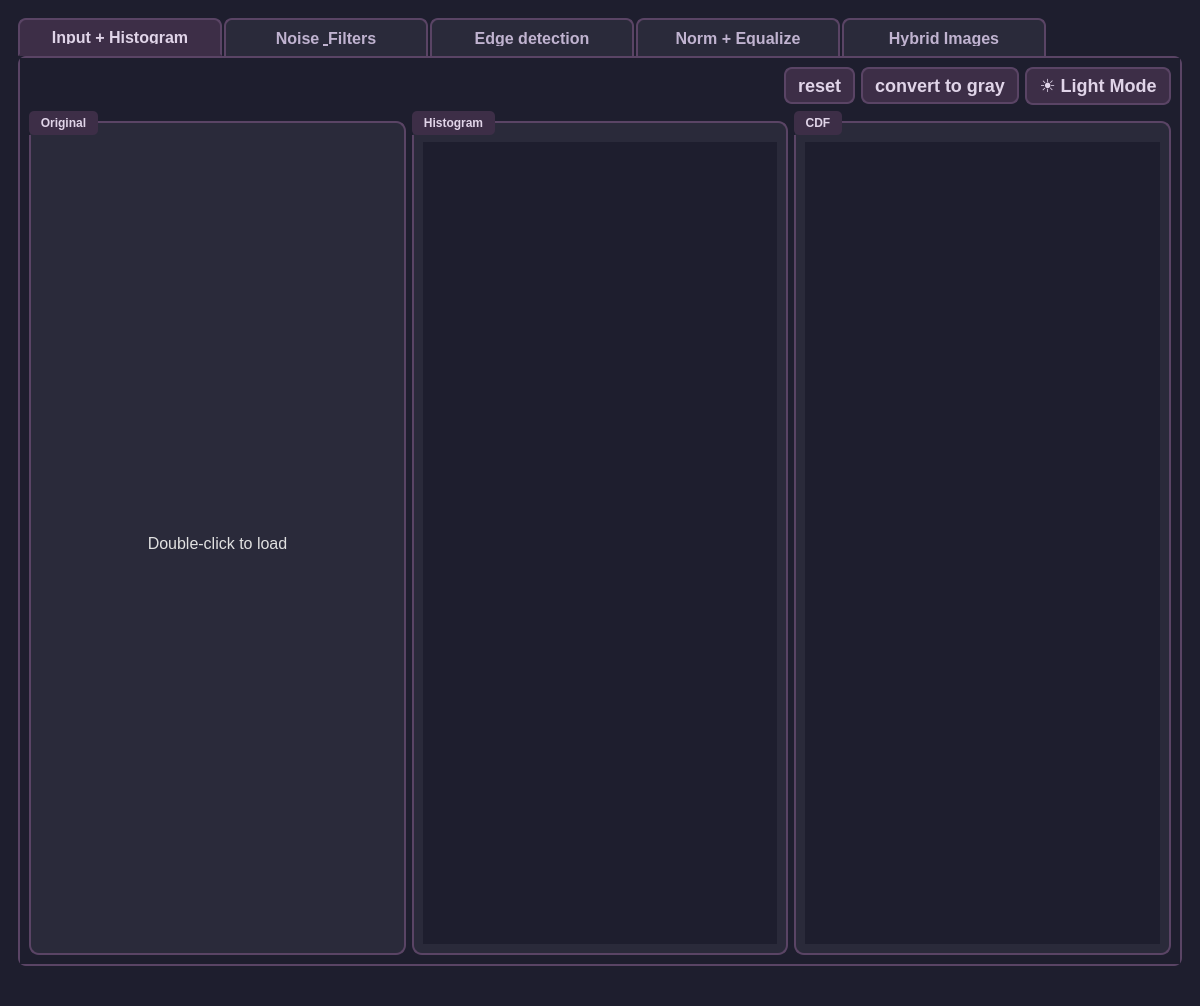
<?xml version="1.0" encoding="UTF-8"?>
<ui version="4.0">
 <class>MainWindow</class>
 <widget class="QMainWindow" name="MainWindow">
  <property name="geometry">
   <rect>
    <x>0</x>
    <y>0</y>
    <width>1200</width>
    <height>700</height>
   </rect>
  </property>
  <property name="windowTitle">
   <string>MainWindow</string>
  </property>
  <property name="styleSheet">
   <string notr="true">QMainWindow {
    background-color: #1E1E2E;
}

QWidget {
    background-color: #1E1E2E;
    color: #E0E0E0;
}

QPushButton {
    background-color: #3D2E47;
    border: 2px solid #5A4465;
    border-radius: 8px;
    padding: 6px 12px;
    color: #E0D4E8;
    font-weight: bold;
    min-height: 20px;
    font-size: 18px;
}

QPushButton:hover {
    background-color: #4D3E57;
    border-color: #7A5A85;
}

QPushButton:pressed {
    background-color: #5A4465;
    font-size: 50px;
}

QGroupBox {
    border: 2px solid #5A4465;
    border-radius: 10px;
    margin-top: 10px;
    padding-top: 10px;
    background-color: #2A2A3A;
    font-weight: bold;
    color: #C0B3D0;
}

QGroupBox::title {
    subcontrol-origin: margin;
    subcontrol-position: top left;
    padding: 5px 10px;
    background-color: #3D2E47;
    border-radius: 5px;
    color: #E0D4E8;
    font-size: 50px;
}

QLabel {
    color: #E0E0E0;
    background-color: transparent;
    font-size: 16px;
}

QTabWidget::pane {
    border: 2px solid #5A4465;
    border-radius: 8px;
    background-color: #2A2A3A;
}

QTabBar::tab {
    background-color: #2A2A3A;
    border: 2px solid #5A4465;
    border-bottom: none;
    border-top-left-radius: 8px;
    border-top-right-radius: 8px;
    padding: 10px 25px;
    margin-right: 2px;
    color: #C0B3D0;
    font-weight: bold;
    min-width: 150px;
    font-size: 16px;
}

QTabBar::tab:selected {
    background-color: #3D2E47;
    border-bottom: 2px solid #3D2E47;
    color: #E0D4E8;
}

QTabBar::tab:hover {
    background-color: #4D3E57;
}

QComboBox {
    background-color: #2A2A3A;
    border: 2px solid #5A4465;
    border-radius: 5px;
    padding: 8px 12px;
    color: #E0E0E0;
    font-size: 16px;
    min-height: 30px;
}

QComboBox:hover {
    border-color: #7A5A85;
}

QComboBox::drop-down {
    border: none;
}

QComboBox QAbstractItemView {
    background-color: #2A2A3A;
    color: #E0E0E0;
    selection-background-color: #4D3E57;
}

QSlider::groove:horizontal {
    background: #3D2E47;
    height: 8px;
    border-radius: 4px;
}

QSlider::handle:horizontal {
    background: #7A5A85;
    border: 2px solid #9A7AA5;
    width: 18px;
    margin: -5px 0;
    border-radius: 9px;
}

QSlider::handle:horizontal:hover {
    background: #9A7AA5;
}</string>
  </property>
  <widget class="QWidget" name="centralwidget">
   <layout class="QHBoxLayout" name="horizontalLayout">
    <item>
     <widget class="QWidget" name="widget" native="true">
      <layout class="QHBoxLayout" name="horizontalLayout_2">
       <item>
        <widget class="QTabWidget" name="tabWidget">
         <property name="currentIndex">
          <number>0</number>
         </property>
         <property name="usesScrollButtons">
          <bool>false</bool>
         </property>

         <!-- ═══ TAB 1: Input + Histogram ═══ -->
         <widget class="QWidget" name="tab">
          <attribute name="title"><string>Input + Histogram</string></attribute>
          <layout class="QVBoxLayout" name="verticalLayout">
           <item>
            <layout class="QHBoxLayout" name="buttonLayout">
             <item>
              <spacer name="horizontalSpacer">
               <property name="orientation"><enum>Qt::Horizontal</enum></property>
               <property name="sizeHint" stdset="0"><size><width>40</width><height>20</height></size></property>
              </spacer>
             </item>
             <item>
              <widget class="QPushButton" name="btn_reset">
               <property name="text"><string>reset</string></property>
              </widget>
             </item>
             <item>
              <widget class="QPushButton" name="btn_convert_gray">
               <property name="text"><string>convert to gray</string></property>
              </widget>
             </item>
             <item>
              <widget class="QPushButton" name="btn_toggle_theme">
               <property name="text"><string>☀ Light Mode</string></property>
              </widget>
             </item>
            </layout>
           </item>
           <item>
            <layout class="QHBoxLayout" name="mainContentLayout">
             <item>
              <widget class="QGroupBox" name="groupBox">
               <property name="title"><string>Original</string></property>
               <layout class="QVBoxLayout" name="inputImageLayout">
                <item>
                 <widget class="QLabel" name="InputImage">
                  <property name="text"><string>Double-click to load</string></property>
                  <property name="alignment"><set>Qt::AlignCenter</set></property>
                 </widget>
                </item>
               </layout>
              </widget>
             </item>
             <item>
              <widget class="QGroupBox" name="groupBox_4">
               <property name="title"><string>Histogram</string></property>
               <layout class="QVBoxLayout" name="inputHistogramLayout">
                <item><widget class="QWidget" name="InputHistogram" native="true"/></item>
               </layout>
              </widget>
             </item>
             <item>
              <widget class="QGroupBox" name="groupBox_5">
               <property name="title"><string>CDF</string></property>
               <layout class="QVBoxLayout" name="inputDistributionLayout">
                <item><widget class="QWidget" name="InputDistribution" native="true"/></item>
               </layout>
              </widget>
             </item>
            </layout>
           </item>
          </layout>
         </widget>

        <!-- ═══ TAB 2: Noise & Filters ═══ -->
        <widget class="QWidget" name="tab_2">
         <attribute name="title">
          <string>Noise &amp; Filters</string>
         </attribute>

         <layout class="QVBoxLayout" name="noise_mainLayout">

          <item>
           <layout class="QHBoxLayout" name="noise_controlsLayout">

            <item>
             <spacer name="leftSpacer">
              <property name="orientation">
               <enum>Qt::Horizontal</enum>
              </property>
              <property name="sizeHint" stdset="0">
               <size>
                <width>40</width>
                <height>20</height>
               </size>
              </property>
             </spacer>
            </item>

            <item>
             <widget class="QLabel" name="noise_lbl_type">
              <property name="text">
               <string>Noise Type:</string>
              </property>
             </widget>
            </item>

            <item>
             <widget class="QComboBox" name="noise_combo_type">
              <property name="minimumWidth">
               <number>120</number>
              </property>
             </widget>
            </item>

            <item>
             <widget class="QLabel" name="noise_lbl_amount">
              <property name="text">
               <string>Amount:</string>
              </property>
             </widget>
            </item>

            <item>
             <widget class="QSlider" name="noise_slider_amount">
              <property name="minimum">
               <number>0</number>
              </property>
              <property name="maximum">
               <number>100</number>
              </property>
              <property name="value">
               <number>20</number>
              </property>
              <property name="minimumWidth">
               <number>150</number>
              </property>
              <property name="maximumWidth">
               <number>200</number>
              </property>
              <property name="orientation">
               <enum>Qt::Horizontal</enum>
              </property>
             </widget>
            </item>

            <item>
             <widget class="QPushButton" name="noise_btn_apply">
              <property name="text">
               <string>Apply Noise</string>
              </property>
             </widget>
            </item>

            <item>
             <widget class="QLabel" name="filter_lbl_type">
              <property name="text">
               <string>Filter Type:</string>
              </property>
             </widget>
            </item>

            <item>
             <widget class="QComboBox" name="noise_combo_filter">
              <property name="minimumWidth">
               <number>150</number>
              </property>
             </widget>
            </item>

            <item>
             <widget class="QPushButton" name="filter_btn_apply">
              <property name="text">
               <string>Apply Filter</string>
              </property>
             </widget>
            </item>

            <item>
             <spacer name="rightSpacer">
              <property name="orientation">
               <enum>Qt::Horizontal</enum>
              </property>
              <property name="sizeHint" stdset="0">
               <size>
                <width>40</width>
                <height>20</height>
               </size>
              </property>
             </spacer>
            </item>

           </layout>
          </item>

          <item>
           <layout class="QHBoxLayout" name="noise_imageLayout">

            <item>
             <widget class="QGroupBox" name="noise_input_group">
              <property name="title">
               <string>Input Image</string>
              </property>
              <layout class="QVBoxLayout" name="noise_input_layout">
               <item>
                <widget class="QLabel" name="noise_input_image">
                 <property name="minimumSize">
                  <size>
                   <width>300</width>
                   <height>300</height>
                  </size>
                 </property>
                 <property name="alignment">
                  <set>Qt::AlignCenter</set>
                 </property>
                </widget>
               </item>
              </layout>
             </widget>
            </item>

            <item>
             <widget class="QGroupBox" name="noise_noisy_group">
              <property name="title">
               <string>Noisy Image</string>
              </property>
              <layout class="QVBoxLayout" name="noise_noisy_layout">
               <item>
                <widget class="QLabel" name="noise_noisy_image">
                 <property name="minimumSize">
                  <size>
                   <width>300</width>
                   <height>300</height>
                  </size>
                 </property>
                 <property name="alignment">
                  <set>Qt::AlignCenter</set>
                 </property>
                </widget>
               </item>
              </layout>
             </widget>
            </item>

            <item>
             <widget class="QGroupBox" name="noise_filtered_group">
              <property name="title">
               <string>Filtered Image</string>
              </property>
              <layout class="QVBoxLayout" name="noise_filtered_layout">
               <item>
                <widget class="QLabel" name="noise_filtered_image">
                 <property name="minimumSize">
                  <size>
                   <width>300</width>
                   <height>300</height>
                  </size>
                 </property>
                 <property name="alignment">
                  <set>Qt::AlignCenter</set>
                 </property>
                </widget>
               </item>
              </layout>
             </widget>
            </item>

           </layout>
          </item>

         </layout>
        </widget>

         <!-- ═══ TAB 3: Edge detection ═══ -->
         <widget class="QWidget" name="tab_3">
          <attribute name="title"><string>Edge detection</string></attribute>
          <layout class="QVBoxLayout" name="edge_mainLayout">
           <item>
            <layout class="QHBoxLayout" name="edge_controlsLayout">
             <item><widget class="QLabel" name="edge_label"><property name="text"><string>Select Edge Mask:</string></property></widget></item>
             <item>
              <widget class="QComboBox" name="edge_combo">
               <property name="minimumSize"><size><width>150</width><height>0</height></size></property>
              </widget>
             </item>
             <item>
              <widget class="QPushButton" name="edge_btn_apply">
               <property name="text"><string>Apply Mask</string></property>
               <property name="minimumSize"><size><width>120</width><height>30</height></size></property>
              </widget>
             </item>
             <item>
              <spacer name="edge_spacer">
               <property name="orientation"><enum>Qt::Horizontal</enum></property>
               <property name="sizeHint" stdset="0"><size><width>40</width><height>20</height></size></property>
              </spacer>
             </item>
            </layout>
           </item>
           <item>
            <widget class="QGroupBox" name="edge_input_group">
             <property name="title"><string>Input Image</string></property>
             <layout class="QVBoxLayout" name="edge_input_layout">
              <item>
               <widget class="QLabel" name="edge_input_image">
                <property name="minimumSize"><size><width>0</width><height>300</height></size></property>
                <property name="text"><string>Double-click to load image</string></property>
                <property name="alignment"><set>Qt::AlignCenter</set></property>
               </widget>
              </item>
             </layout>
            </widget>
           </item>
           <item>
            <layout class="QHBoxLayout" name="edge_resultsLayout">
             <item>
              <widget class="QGroupBox" name="edge_magnitude_group">
               <property name="title"><string>Magnitude</string></property>
               <layout class="QVBoxLayout" name="edge_magnitude_layout">
                <item>
                 <widget class="QLabel" name="edge_output_image">
                  <property name="minimumSize"><size><width>0</width><height>250</height></size></property>
                  <property name="text"><string/></property>
                  <property name="alignment"><set>Qt::AlignCenter</set></property>
                 </widget>
                </item>
               </layout>
              </widget>
             </item>
             <item>
              <widget class="QGroupBox" name="edge_grad_x_group">
               <property name="title"><string>Gradient X</string></property>
               <layout class="QVBoxLayout" name="edge_grad_x_layout">
                <item>
                 <widget class="QLabel" name="edge_gradient_x_image">
                  <property name="minimumSize"><size><width>0</width><height>250</height></size></property>
                  <property name="text"><string/></property>
                  <property name="alignment"><set>Qt::AlignCenter</set></property>
                 </widget>
                </item>
               </layout>
              </widget>
             </item>
             <item>
              <widget class="QGroupBox" name="edge_grad_y_group">
               <property name="title"><string>Gradient Y</string></property>
               <layout class="QVBoxLayout" name="edge_grad_y_layout">
                <item>
                 <widget class="QLabel" name="edge_gradient_y_image">
                  <property name="minimumSize"><size><width>0</width><height>250</height></size></property>
                  <property name="text"><string/></property>
                  <property name="alignment"><set>Qt::AlignCenter</set></property>
                 </widget>
                </item>
               </layout>
              </widget>
             </item>
            </layout>
           </item>
          </layout>
         </widget>

         <!-- ═══ TAB 4: Normalization & Equalization ═══ -->
         <widget class="QWidget" name="tab_5">
          <attribute name="title"><string>Norm + Equalize</string></attribute>
          <layout class="QVBoxLayout" name="normeq_mainLayout">
           
           <!-- ROW 1: Original Image + Histogram -->
           <item>
            <layout class="QHBoxLayout" name="normeq_originalLayout">
             <item>
              <widget class="QGroupBox" name="normeq_input_group">
               <property name="title"><string>Original Image (double-click to load)</string></property>
               <layout class="QVBoxLayout" name="normeq_input_layout">
                <item>
                 <widget class="QLabel" name="normalize_input_image">
                  <property name="minimumSize"><size><width>300</width><height>250</height></size></property>
                  <property name="text"><string>Double-click to load image</string></property>
                  <property name="alignment"><set>Qt::AlignCenter</set></property>
                 </widget>
                </item>
               </layout>
              </widget>
             </item>
             <item>
              <widget class="QGroupBox" name="normeq_input_hist_group">
               <property name="title"><string>Original Histogram</string></property>
               <layout class="QVBoxLayout" name="normeq_input_hist_layout">
                <item>
                 <widget class="QWidget" name="normalize_input_histogram" native="true">
                  <property name="minimumSize"><size><width>300</width><height>250</height></size></property>
                 </widget>
                </item>
               </layout>
              </widget>
             </item>
            </layout>
           </item>

           <!-- ROW 2: Normalized Image + Histogram -->
           <item>
            <layout class="QHBoxLayout" name="normeq_normalizedLayout">
             <item>
              <widget class="QGroupBox" name="normalize_output_group">
               <property name="title"><string>Normalized Image</string></property>
               <layout class="QVBoxLayout" name="normalize_output_layout">
                <item>
                 <widget class="QLabel" name="normalize_output_image">
                  <property name="minimumSize"><size><width>300</width><height>250</height></size></property>
                  <property name="text"><string/></property>
                  <property name="alignment"><set>Qt::AlignCenter</set></property>
                 </widget>
                </item>
               </layout>
              </widget>
             </item>
             <item>
              <widget class="QGroupBox" name="normalize_output_hist_group">
               <property name="title"><string>Normalized Histogram</string></property>
               <layout class="QVBoxLayout" name="normalize_output_hist_layout">
                <item>
                 <widget class="QWidget" name="normalize_output_histogram" native="true">
                  <property name="minimumSize"><size><width>300</width><height>250</height></size></property>
                 </widget>
                </item>
               </layout>
              </widget>
             </item>
            </layout>
           </item>

           <!-- ROW 3: Equalized Image + Histogram -->
           <item>
            <layout class="QHBoxLayout" name="normeq_equalizedLayout">
             <item>
              <widget class="QGroupBox" name="equalization_output_group">
               <property name="title"><string>Equalized Image</string></property>
               <layout class="QVBoxLayout" name="equalization_output_layout">
                <item>
                 <widget class="QLabel" name="equalization_output_image">
                  <property name="minimumSize"><size><width>300</width><height>250</height></size></property>
                  <property name="text"><string/></property>
                  <property name="alignment"><set>Qt::AlignCenter</set></property>
                 </widget>
                </item>
               </layout>
              </widget>
             </item>
             <item>
              <widget class="QGroupBox" name="equalization_output_hist_group">
               <property name="title"><string>Equalized Histogram</string></property>
               <layout class="QVBoxLayout" name="equalization_output_hist_layout">
                <item>
                 <widget class="QWidget" name="equalization_output_histogram" native="true">
                  <property name="minimumSize"><size><width>300</width><height>250</height></size></property>
                 </widget>
                </item>
               </layout>
              </widget>
             </item>
            </layout>
           </item>

          </layout>
         </widget>

         <!-- ═══ TAB 6: Hybrid Images (REDESIGNED) ═══ -->
         <widget class="QWidget" name="tab_4">
          <attribute name="title"><string>Hybrid Images</string></attribute>
          <layout class="QVBoxLayout" name="hybrid_mainLayout">

           <!-- ROW 1: Two input images -->
           <item>
            <layout class="QHBoxLayout" name="hybrid_inputImagesLayout">

             <item>
              <widget class="QGroupBox" name="hybrid_groupBox_img1">
               <property name="title"><string>Image 1</string></property>
               <property name="minimumSize"><size><width>0</width><height>220</height></size></property>
               <layout class="QVBoxLayout" name="hybrid_img1Layout">
                <item>
                 <widget class="QLabel" name="hybrid_label_img1">
                  <property name="text"><string>Double-click to load image</string></property>
                  <property name="alignment"><set>Qt::AlignCenter</set></property>
                 </widget>
                </item>
               </layout>
              </widget>
             </item>

             <item>
              <widget class="QGroupBox" name="hybrid_groupBox_img2">
               <property name="title"><string>Image 2</string></property>
               <property name="minimumSize"><size><width>0</width><height>220</height></size></property>
               <layout class="QVBoxLayout" name="hybrid_img2Layout">
                <item>
                 <widget class="QLabel" name="hybrid_label_img2">
                  <property name="text"><string>Double-click to load image</string></property>
                  <property name="alignment"><set>Qt::AlignCenter</set></property>
                 </widget>
                </item>
               </layout>
              </widget>
             </item>

            </layout>
           </item>

           <!-- ROW 2: Two control panels side by side -->
           <item>
            <layout class="QHBoxLayout" name="hybrid_bothControlsLayout">

             <!-- Image 1 Controls -->
             <item>
              <widget class="QGroupBox" name="hybrid_groupBox_ctrl1">
               <property name="title"><string>Image 1 Filter Settings</string></property>
               <layout class="QVBoxLayout" name="hybrid_ctrl1Layout">

                <!-- Filter type row -->
                <item>
                 <layout class="QHBoxLayout" name="hybrid_filter1Row">
                  <item>
                   <widget class="QLabel" name="hybrid_lbl_filter1">
                    <property name="text"><string>Filter Type:</string></property>
                    <property name="minimumSize"><size><width>80</width><height>0</height></size></property>
                   </widget>
                  </item>
                  <item>
                   <widget class="QComboBox" name="hybrid_combo_filter1"/>
                  </item>
                 </layout>
                </item>

                <!-- Cutoff slider row -->
                <item>
                 <layout class="QHBoxLayout" name="hybrid_cutoff1Row">
                  <item>
                   <widget class="QLabel" name="hybrid_lbl_cutoff1">
                    <property name="text"><string>Cutoff:</string></property>
                    <property name="minimumSize"><size><width>80</width><height>0</height></size></property>
                   </widget>
                  </item>
                  <item>
                   <widget class="QSlider" name="hybrid_slider_cutoff1">
                    <property name="minimum"><number>1</number></property>
                    <property name="maximum"><number>100</number></property>
                    <property name="value"><number>30</number></property>
                    <property name="orientation"><enum>Qt::Horizontal</enum></property>
                   </widget>
                  </item>
                  <item>
                   <widget class="QLabel" name="hybrid_label_cutoff1_val">
                    <property name="text"><string>30</string></property>
                    <property name="minimumSize"><size><width>30</width><height>0</height></size></property>
                    <property name="alignment"><set>Qt::AlignCenter</set></property>
                   </widget>
                  </item>
                 </layout>
                </item>

               </layout>
              </widget>
             </item>

             <!-- Image 2 Controls -->
             <item>
              <widget class="QGroupBox" name="hybrid_groupBox_ctrl2">
               <property name="title"><string>Image 2 Filter Settings</string></property>
               <layout class="QVBoxLayout" name="hybrid_ctrl2Layout">

                <!-- Filter type row -->
                <item>
                 <layout class="QHBoxLayout" name="hybrid_filter2Row">
                  <item>
                   <widget class="QLabel" name="hybrid_lbl_filter2">
                    <property name="text"><string>Filter Type:</string></property>
                    <property name="minimumSize"><size><width>80</width><height>0</height></size></property>
                   </widget>
                  </item>
                  <item>
                   <widget class="QComboBox" name="hybrid_combo_filter2"/>
                  </item>
                 </layout>
                </item>

                <!-- Cutoff slider row -->
                <item>
                 <layout class="QHBoxLayout" name="hybrid_cutoff2Row">
                  <item>
                   <widget class="QLabel" name="hybrid_lbl_cutoff2">
                    <property name="text"><string>Cutoff:</string></property>
                    <property name="minimumSize"><size><width>80</width><height>0</height></size></property>
                   </widget>
                  </item>
                  <item>
                   <widget class="QSlider" name="hybrid_slider_cutoff2">
                    <property name="minimum"><number>1</number></property>
                    <property name="maximum"><number>100</number></property>
                    <property name="value"><number>20</number></property>
                    <property name="orientation"><enum>Qt::Horizontal</enum></property>
                   </widget>
                  </item>
                  <item>
                   <widget class="QLabel" name="hybrid_label_cutoff2_val">
                    <property name="text"><string>20</string></property>
                    <property name="minimumSize"><size><width>30</width><height>0</height></size></property>
                    <property name="alignment"><set>Qt::AlignCenter</set></property>
                   </widget>
                  </item>
                 </layout>
                </item>

               </layout>
              </widget>
             </item>

            </layout>
           </item>

           <!-- ROW 3: Alpha + Button -->
           <item>
            <layout class="QHBoxLayout" name="hybrid_alphaButtonRow">
             <item>
              <widget class="QLabel" name="hybrid_lbl_alpha">
               <property name="text"><string>Alpha (blend weight):</string></property>
              </widget>
             </item>
             <item>
              <widget class="QSlider" name="hybrid_slider_alpha">
               <property name="minimum"><number>0</number></property>
               <property name="maximum"><number>100</number></property>
               <property name="value"><number>50</number></property>
               <property name="orientation"><enum>Qt::Horizontal</enum></property>
              </widget>
             </item>
             <item>
              <widget class="QLabel" name="hybrid_label_alpha_val">
               <property name="text"><string>0.50</string></property>
               <property name="minimumSize"><size><width>35</width><height>0</height></size></property>
               <property name="alignment"><set>Qt::AlignCenter</set></property>
              </widget>
             </item>
             <item>
              <widget class="QPushButton" name="hybrid_btn_create">
               <property name="text"><string>Create Hybrid Image</string></property>
               <property name="minimumSize"><size><width>160</width><height>30</height></size></property>
              </widget>
             </item>
            </layout>
           </item>

           <!-- ROW 4: Single hybrid result box -->
           <item>
            <widget class="QGroupBox" name="hybrid_groupBox_result">
             <property name="title"><string>Hybrid Result</string></property>
             <property name="minimumSize"><size><width>0</width><height>220</height></size></property>
             <layout class="QVBoxLayout" name="hybrid_resultLayout">
              <item>
               <widget class="QLabel" name="hybrid_label_result">
                <property name="text"><string/></property>
                <property name="alignment"><set>Qt::AlignCenter</set></property>
               </widget>
              </item>
             </layout>
            </widget>
           </item>

          </layout>
         </widget>
         <!-- ═══ END Hybrid Images tab ═══ -->

        </widget>
       </item>
      </layout>
     </widget>
    </item>
   </layout>
  </widget>
  <widget class="QMenuBar" name="menubar">
   <property name="geometry">
    <rect><x>0</x><y>0</y><width>1118</width><height>26</height></rect>
   </property>
  </widget>
  <widget class="QStatusBar" name="statusbar"/>
 </widget>
 <resources/>
 <connections/>
</ui>
